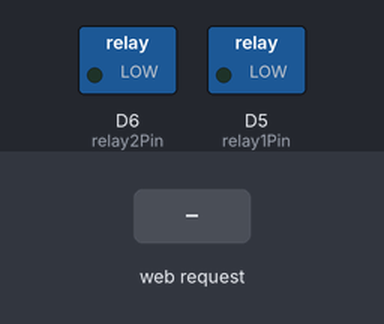
The sketch below on a simulated ESP8266 (NodeMCU). Parts: switched loads named in the sketch (green lamp = pin HIGH). The inputs (shaded band) are chosen by the test bench. WiFi joins after 1.5 s; servers stay silent unless stated; what the sketch prints to the serial monitor is not drawn.

Above: at 2.7 s.
2.8 s: HTTP request GET /?relay1=off received
At 3.6 s:
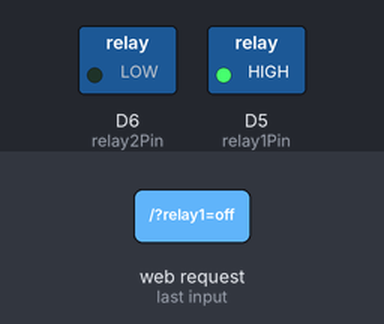
4.3 s: HTTP request GET /?relay2=off received
At 4.7 s:
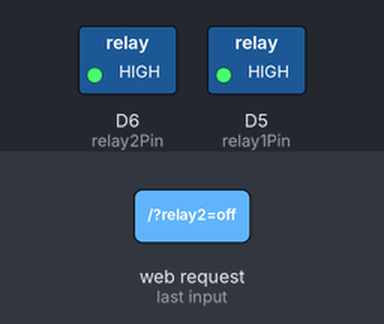
5.8 s: HTTP request GET /?relay1=on received
At 7.0 s:
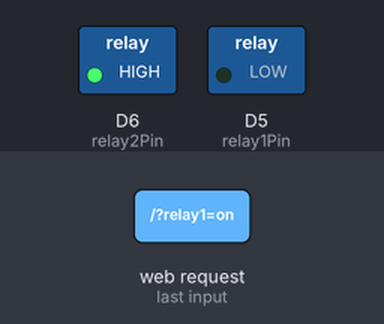
7.3 s: HTTP request GET /?relay2=on received
At 8.2 s:
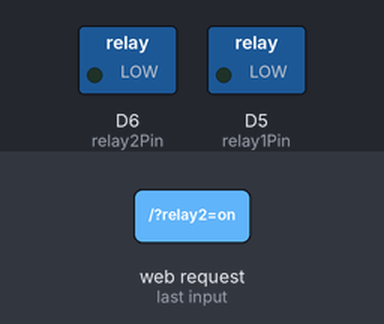
Timing chart, 0 to 9.8 s (numbered marks = the images above; inputs shaded):
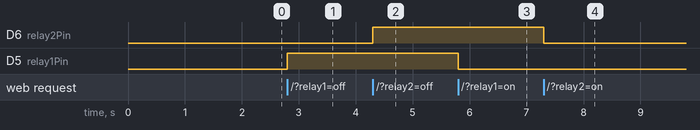

The sketch:

relay2viaweb.ino
```cpp
#include <ESP8266WiFi.h>
#include <WiFiClient.h>
#include <ESP8266WebServer.h>
#include <ESP8266mDNS.h>

// USERNAME WIFI
const char* ssid = "Wifi Username";
// PASSWORD WIFI
const char* password = "Password Your Wifi";
const int relay1Pin = D5;
const int relay2Pin = D6;

ESP8266WebServer server(80);

void setup() {
  pinMode(relay1Pin, OUTPUT);
  pinMode(relay2Pin, OUTPUT);

  digitalWrite(relay1Pin, LOW);
  digitalWrite(relay2Pin, LOW);
  Serial.begin(9600);
  connectToWiFi();

  server.on("/", handleRoot);
  server.begin();
  Serial.println("HTTP server started");
}

void loop() {
  server.handleClient();
}

void connectToWiFi() {
  Serial.println();
  Serial.print("Connecting to ");
  Serial.println(ssid);

  WiFi.begin(ssid, password);

  while (WiFi.status() != WL_CONNECTED) {
    delay(500);
    Serial.print(".");
  }

  Serial.println("");
  Serial.println("WiFi connected");
  Serial.println("IP address: ");
  Serial.println(WiFi.localIP());
}

void handleRoot() {
  Serial.println("Got a Request");

  if (server.hasArg("relay1")) {
    if (server.arg("relay1") == "on") {
      digitalWrite(relay1Pin, LOW);
    } else if (server.arg("relay1") == "off") {
      digitalWrite(relay1Pin, HIGH);
    }
  }

  if (server.hasArg("relay2")) {
    if (server.arg("relay2") == "on") {
      digitalWrite(relay2Pin, LOW);
    } else if (server.arg("relay2") == "off") {
      digitalWrite(relay2Pin, HIGH);
    }
  }

  String msg = "";
  msg += "<html><body>\n";
  msg += "<center><h1>Control Relay</h1></center>";
  msg += "<center><p>Meydhi Ari Nugroho</p></center>";

  // Relay 1
  msg += "<center><h2>";
  if (digitalRead(relay1Pin) == LOW) {
    msg += "<a href='?relay1=off'><button style='appearance: button; backface-visibility: hidden; background-color: #405cf5; border-radius: 6px; border-width: 0; box-shadow: rgba(50, 50, 93, .1) 0 0 0 1px inset,rgba(50, 50, 93, .1) 0 2px 5px 0,rgba(0, 0, 0, .07) 0 1px 1px 0; box-sizing: border-box; color: #fff; cursor: pointer; font-family: -apple-system,system-ui,\"Segoe UI\",Roboto,\"Helvetica Neue\",Ubuntu,sans-serif; font-size: 100%; height: 44px; line-height: 1.15; margin: 12px 0 0; outline: none; overflow: hidden; padding: 0 25px; position: relative; text-align: center; text-transform: none; transform: translateZ(0); transition: all .2s,box-shadow .08s ease-in; user-select: none; -webkit-user-select: none; touch-action: manipulation; width: 50%;'>Relay 1 On</button></a>";
  } else {
    msg += "<a href='?relay1=on'><button style='appearance: button; backface-visibility: hidden; background-color: red; border-radius: 6px; border-width: 0; box-shadow: rgba(50, 50, 93, .1) 0 0 0 1px inset,rgba(50, 50, 93, .1) 0 2px 5px 0,rgba(0, 0, 0, .07) 0 1px 1px 0; box-sizing: border-box; color: #fff; cursor: pointer; font-family: -apple-system,system-ui,\"Segoe UI\",Roboto,\"Helvetica Neue\",Ubuntu,sans-serif; font-size: 100%; height: 44px; line-height: 1.15; margin: 12px 0 0; outline: none; overflow: hidden; padding: 0 25px; position: relative; text-align: center; text-transform: none; transform: translateZ(0); transition: all .2s,box-shadow .08s ease-in; user-select: none; -webkit-user-select: none; touch-action: manipulation; width: 50%;'>Relay 1 Off</button></a>";
  }
  msg += "</h2></center>";

  // Relay 2
  msg += "<center><h2>";
  if (digitalRead(relay2Pin) == LOW) {
    msg += "<a href='?relay2=off'><button style='appearance: button; backface-visibility: hidden; background-color: #405cf5; border-radius: 6px; border-width: 0; box-shadow: rgba(50, 50, 93, .1) 0 0 0 1px inset,rgba(50, 50, 93, .1) 0 2px 5px 0,rgba(0, 0, 0, .07) 0 1px 1px 0; box-sizing: border-box; color: #fff; cursor: pointer; font-family: -apple-system,system-ui,\"Segoe UI\",Roboto,\"Helvetica Neue\",Ubuntu,sans-serif; font-size: 100%; height: 44px; line-height: 1.15; margin: 12px 0 0; outline: none; overflow: hidden; padding: 0 25px; position: relative; text-align: center; text-transform: none; transform: translateZ(0); transition: all .2s,box-shadow .08s ease-in; user-select: none; -webkit-user-select: none; touch-action: manipulation; width: 50%;'>Relay 2 On</button></a>";
  } else {
    msg += "<a href='?relay2=on'><button style='appearance: button; backface-visibility: hidden; background-color: red; border-radius: 6px; border-width: 0; box-shadow: rgba(50, 50, 93, .1) 0 0 0 1px inset,rgba(50, 50, 93, .1) 0 2px 5px 0,rgba(0, 0, 0, .07) 0 1px 1px 0; box-sizing: border-box; color: #fff; cursor: pointer; font-family: -apple-system,system-ui,\"Segoe UI\",Roboto,\"Helvetica Neue\",Ubuntu,sans-serif; font-size: 100%; height: 44px; line-height: 1.15; margin: 12px 0 0; outline: none; overflow: hidden; padding: 0 25px; position: relative; text-align: center; text-transform: none; transform: translateZ(0); transition: all .2s,box-shadow .08s ease-in; user-select: none; -webkit-user-select: none; touch-action: manipulation; width: 50%;'>Relay 2 Off</button></a>";
  }
  msg += "</h2></center>";

  msg += "<hr>";
  msg += "<p>This is a program that you can use for ESP8266</p>";
  server.send(200, "text/html", msg);
}
```

Measured:
- after the input at 2.8 s, D5 (relay1Pin): LOW → HIGH at once
- after the input at 4.3 s, D6 (relay2Pin): LOW → HIGH at once
- after the input at 5.8 s, D5 (relay1Pin): HIGH → LOW at once
- after the input at 7.3 s, D6 (relay2Pin): HIGH → LOW at once
